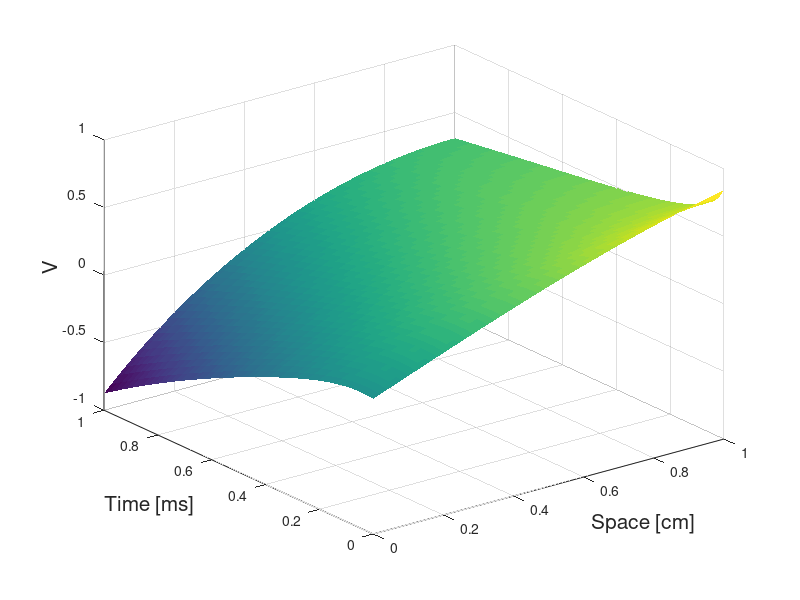
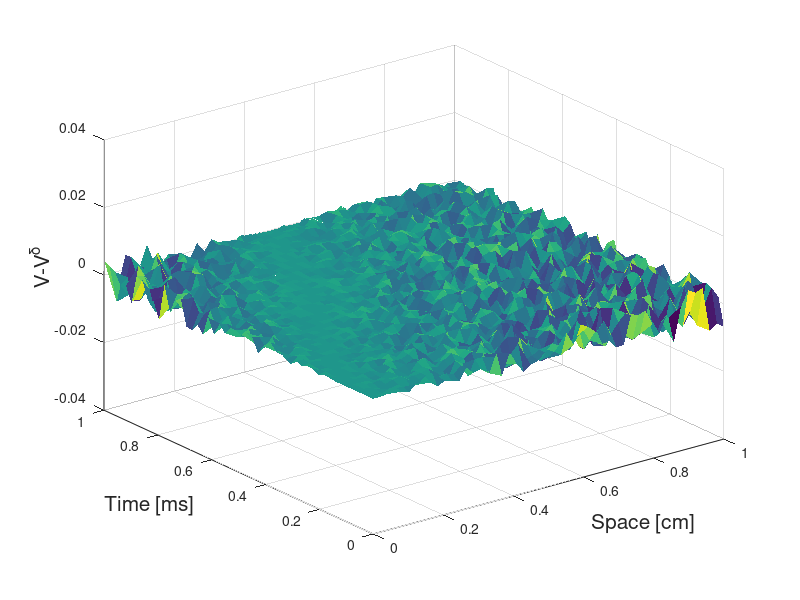
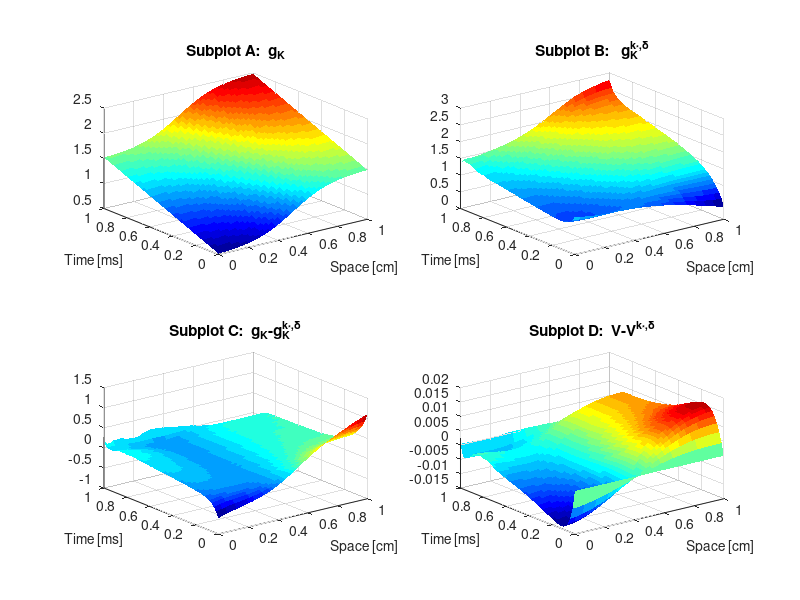
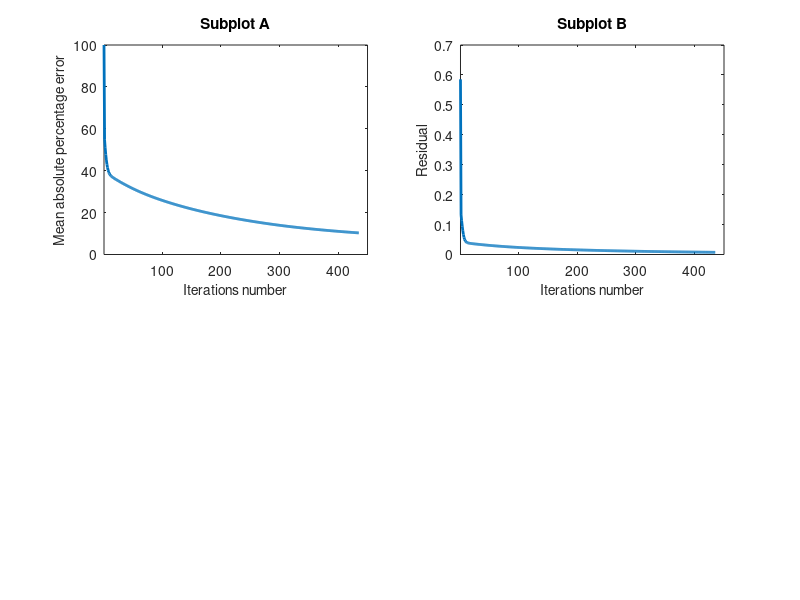

Reproduce these figures in MATLAB, in order.
%%-------------------------------------%%
%%             Figures                 %%
%%          Example 3.2                %%
%%-------------------------------------%%
%%%------------------------------------------%%
clc;close all;clear all                        
T        =importdata('Example2-1.txt');
X        =importdata('Example2-2.txt');
Vexa     =importdata('Example2-3.txt');
Vp       =importdata('Example2-4.txt');
Vk       =importdata('Example2-5.txt');
gk       =importdata('Example2-6.txt');
gk1      =importdata('Example2-7.txt');
gkk      =importdata('Example2-8.txt');
B        =importdata('Example2-9.txt');
Residuo=B(1,:); Error=B(2,:); k=B(3,:);
%-----------------------   Figures of Vexa, Vp and Vk  --------------------------%
figure
set(gcf,'position',[500 528 1028 1000]); 
set(gca,'fontsize',20)
surf(X,T,Vexa);
colormap;
xlabel('Space [cm]','fontsize',15);
ylabel('Time [ms]','fontsize',15); 
zlabel('V','fontsize',15);
shading flat 
saveas(gcf,'Ex2-0.eps', 'psc2')

figure
set(gcf,'position',[500 528 1028 1000]); 
set(gca,'fontsize',20)
surf(X,T,Vexa-Vp);
colormap;
xlabel('Space [cm]','fontsize',15);
ylabel('Time [ms]','fontsize',15); 
zlabel('V-V^\delta','fontsize',15);
zlim([-0.04 0.04]);
shading flat 
saveas(gcf,'Ex2-1.eps', 'psc2')

%--------------------- Figures of gk, gkk, gk-gkk and Vexa-Vk ---------------------%
figure;
subplot(221);
set(gcf,'position',[500 528 1028 1000]); 
set(gca,'fontsize',15)
surf(X,T,gk)
xlabel('Space [cm]','fontsize',10);
ylabel('Time [ms]','fontsize',10);
shading flat
title('Subplot A:  g_K')


subplot(222);
set(gcf,'position',[500 528 1028 1000]); 
set(gca,'fontsize',15)
surf(X,T,gkk)
xlabel('Space [cm]','fontsize',10);
ylabel('Time [ms]','fontsize',10);
shading flat
title('Subplot B:   g_K^{k_*,\delta}')

subplot(223);
set(gcf,'position',[500 528 1028 1000]); 
set(gca,'fontsize',15)
surf(X,T,gk-gkk )
xlabel('Space [cm]','fontsize',10);
ylabel('Time [ms]','fontsize',10);  
shading flat
colormap(jet(30))
title('Subplot C:  g_K-g_K^{k_*,\delta}')

subplot(224);
set(gcf,'position',[500 528 1028 1000]); 
set(gca,'fontsize',15)
surf(X,T,Vexa-Vk )
xlabel('Space [cm]','fontsize',10);
ylabel('Time [ms]','fontsize',10);  
shading flat
title('Subplot D:  V-V^{k_*,\delta}')
saveas(gcf,'Ex2-2.eps', 'psc2')

%---------------- Figure Error and Residual vs k=iteration number ---------------%
figure; 
subplot(221);
set(gcf,'position',[500 528 1028 1000]); 
set(gca,'fontsize',15)
plot(k,Error,'LineWidth',2,'MarkerSize',12);  
xlabel('Iterations number','fontsize',10);
xlim([1 450])
ylabel('Mean absolute percentage error','fontsize',10);                     
title('Subplot A');                       
subplot(222);
set(gcf,'position',[500 528 1028 1000]); 
set(gca,'fontsize',15)
plot(k,Residuo,'LineWidth',2,'MarkerSize',12);                       
xlabel('Iterations number','fontsize',10);
xlim([1 450])
ylabel('Residual','fontsize',10);  
title('Subplot B'); 
saveas(gcf,'Ex2-3.eps', 'psc2')
